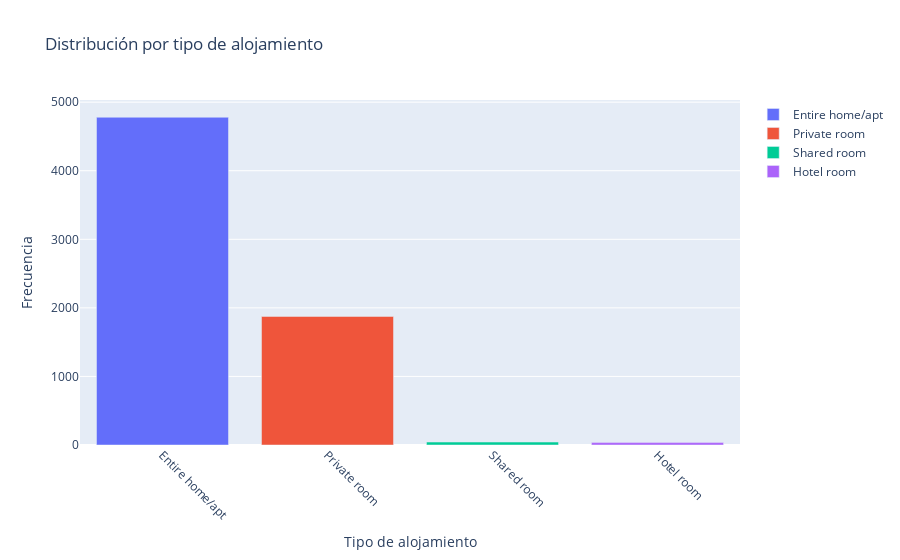

Notebook code cell kept with this figure:
### Markdown cell above
Distribución por tipo de alojamientos

### Code cell
import plotly.graph_objects as go
import pandas as pd

# Suponiendo que df_us ya está definido

if 'room_type' in df_us.columns:
    room_type_counts = df_us['room_type'].value_counts().reset_index()
    room_type_counts.columns = ['room_type', 'count']
    order = room_type_counts['room_type'].tolist()
    room_types = room_type_counts['room_type'].unique()
    colors = [px.colors.qualitative.Plotly[i % len(px.colors.qualitative.Plotly)] for i in range(len(room_types))]
    color_map = dict(zip(room_types, colors))

    data = []
    for rt in room_types:
        count = room_type_counts[room_type_counts['room_type'] == rt]['count'].iloc[0]
        data.append(go.Bar(x=[rt], y=[count], marker_color=color_map[rt], name=rt))

    fig = go.Figure(data=data)

    fig.update_layout(title='Distribución por tipo de alojamiento',
                      xaxis_title='Tipo de alojamiento',
                      yaxis_title='Frecuencia',
                      xaxis={'categoryorder': 'array', 'categoryarray': order})

    fig.update_xaxes(tickangle=45)
    fig.show()
else:
    print("La columna 'room_type' no se encuentra en el DataFrame df_us.")

### Figure 1 — Plotly figure (JSON) as saved in the notebook; plotly's stock layout.template omitted (floating-point values rounded to 4 significant figures)
{"data": [{"marker": {"color": "#636EFA"}, "name": "Entire home/apt", "type": "bar", "x": ["Entire home/apt"], "y": [4780]}, {"marker": {"color": "#EF553B"}, "name": "Private room", "type": "bar", "x": ["Private room"], "y": [1875]}, {"marker": {"color": "#00CC96"}, "name": "Shared room", "type": "bar", "x": ["Shared room"], "y": [43]}, {"marker": {"color": "#AB63FA"}, "name": "Hotel room", "type": "bar", "x": ["Hotel room"], "y": [35]}], "layout": {"title": {"text": "Distribución por tipo de alojamiento"}, "xaxis": {"categoryarray": ["Entire home/apt", "Private room", "Shared room", "Hotel room"], "categoryorder": "array", "tickangle": 45, "title": {"text": "Tipo de alojamiento"}}, "yaxis": {"title": {"text": "Frecuencia"}}}}
